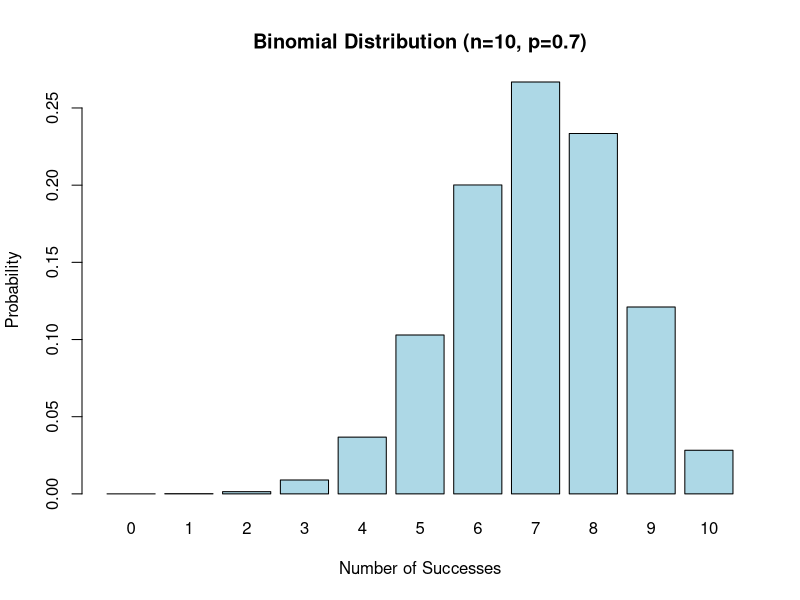
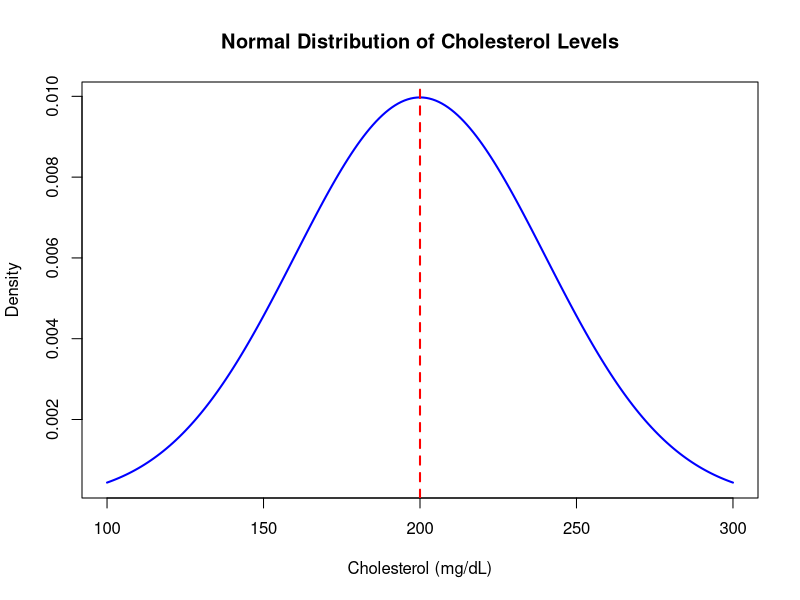
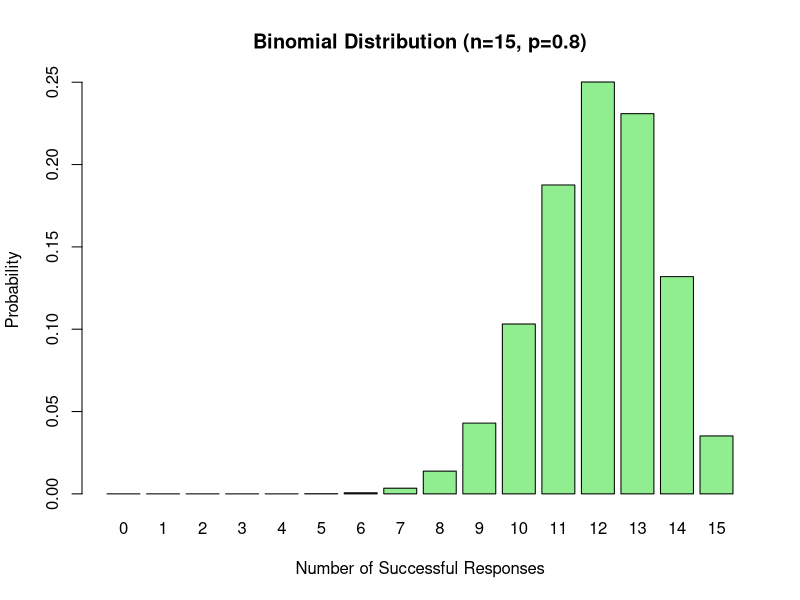
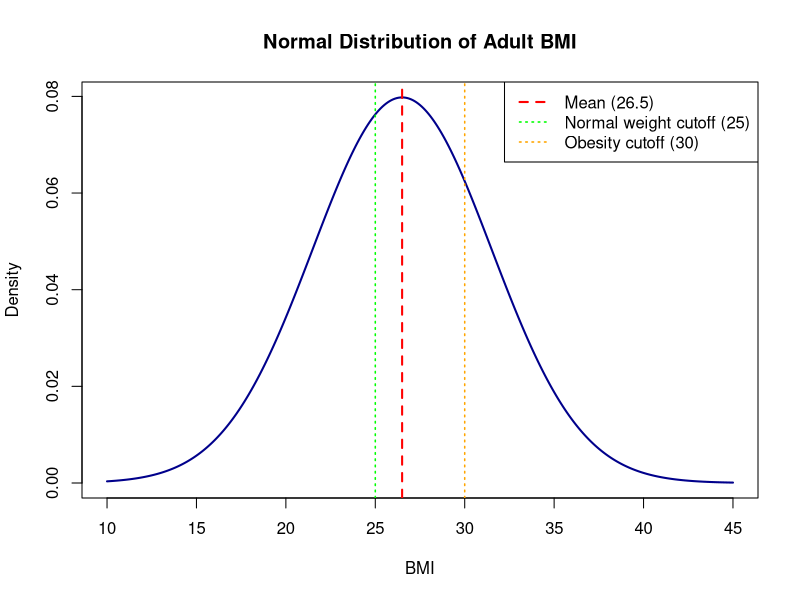

Generate these figures, in order, with R:
# Name: Week 2 Lab Code
# Date: Fall 2025
# Lab: Week 2 - R Basics and Probability
# H524 Introduction to Biostatistics

# ============================================================================
# PART 1: R AS A CALCULATOR
# ============================================================================

# Exercise 1.1: Basic Arithmetic

# Addition
5 + 3

# Subtraction
10 - 4

# Multiplication
6 * 7

# Division
20 / 4

# Exponentiation (power)
2^3

# Order of operations (PEMDAS applies!)
(5 + 3) * 2

# Square root
sqrt(16)

# Absolute value
abs(-10)

# Try it yourself: Calculate average of three blood pressure readings
(120 + 140 + 135) / 3

# Exercise 1.2: Storing Values in Variables

# Store a single number
age <- 45
age

# Store a calculation result
bmi_numerator <- 75  # weight in kg
bmi_denominator <- 1.7^2  # height in meters, squared
bmi <- bmi_numerator / bmi_denominator
bmi

# Round to 1 decimal place
round(bmi, 1)

# Practice: Blood pressure variables
systolic <- 120
diastolic <- 80
mean_arterial_pressure <- (systolic + diastolic) / 2
mean_arterial_pressure

# ============================================================================
# PART 2: WORKING WITH VECTORS (LISTS OF NUMBERS)
# ============================================================================

# Exercise 2.1: Creating Vectors

# Ages of 5 patients
ages <- c(25, 34, 45, 52, 38)
ages

# How many patients?
length(ages)

# What's the average age?
mean(ages)

# What's the oldest patient's age?
max(ages)

# What's the youngest?
min(ages)

# Exercise 2.2: More Vector Operations

# Systolic blood pressure readings from 7 patients
systolic_bp <- c(120, 135, 142, 118, 160, 125, 138)

# Basic statistics
mean(systolic_bp)
median(systolic_bp)
sd(systolic_bp)  # standard deviation
min(systolic_bp)
max(systolic_bp)
range(systolic_bp)  # gives min and max

# Sort the values
sort(systolic_bp)

# How many readings?
length(systolic_bp)

# Sum of all readings
sum(systolic_bp)

# Practice: Cholesterol readings
cholesterol <- c(180, 220, 195, 240, 175, 210)
mean(cholesterol)
median(cholesterol)
sd(cholesterol)

# Exercise 2.3: Accessing Specific Values

# Our blood pressure data
systolic_bp <- c(120, 135, 142, 118, 160, 125, 138)

# Get the first value
systolic_bp[1]

# Get the third value
systolic_bp[3]

# Get the last value
systolic_bp[length(systolic_bp)]

# Get the first three values
systolic_bp[1:3]

# Get values in positions 2, 4, and 6
systolic_bp[c(2, 4, 6)]

# ============================================================================
# PART 3: CREATING DATA FRAMES
# ============================================================================

# Exercise 3.1: Building a Simple Data Frame

# Create a small clinical trial dataset
patient_data <- data.frame(
  patient_id = c(1, 2, 3, 4, 5),
  age = c(45, 52, 38, 61, 47),
  gender = c("M", "F", "F", "M", "M"),
  systolic_bp = c(120, 135, 142, 118, 160),
  has_diabetes = c(FALSE, TRUE, FALSE, TRUE, FALSE)
)

# View the data
patient_data

# Look at the structure
str(patient_data)

# Get summary statistics
summary(patient_data)

# Exercise 3.2: Accessing Data Frame Columns

# Access a column using $
patient_data$age
patient_data$systolic_bp

# Calculate mean age
mean(patient_data$age)

# Calculate mean blood pressure
mean(patient_data$systolic_bp)

# Count how many have diabetes
sum(patient_data$has_diabetes)

# What proportion have diabetes?
mean(patient_data$has_diabetes)

# ============================================================================
# PART 4: INTRODUCTION TO PROBABILITY IN R
# ============================================================================

# Exercise 4.1: Simple Probability Calculations

# Total patients
total_patients <- 100

# Patients with diabetes
diabetes_patients <- 15

# Probability of diabetes
prob_diabetes <- diabetes_patients / total_patients
prob_diabetes

# Convert to percentage
prob_diabetes * 100

# Probability of NOT having diabetes
prob_no_diabetes <- 1 - prob_diabetes
prob_no_diabetes

# Exercise 4.2: Creating a 2x2 Table

# Create a 2x2 table (matrix in R)
# Rows: Disease status (Yes/No)
# Columns: Test result (Positive/Negative)

test_results <- matrix(
  c(85, 5,    # Disease Yes: 85 test+, 5 test-
    10, 900), # Disease No: 10 test+, 900 test-
  nrow = 2,
  byrow = TRUE,
  dimnames = list(
    Disease = c("Yes", "No"),
    Test = c("Positive", "Negative")
  )
)

# View the table
test_results

# Add row and column totals
addmargins(test_results)

# Exercise 4.3: Calculating Sensitivity and Specificity

# From our table above:
# True Positives (TP): disease Yes, test Positive
TP <- test_results[1, 1]

# False Negatives (FN): disease Yes, test Negative
FN <- test_results[1, 2]

# False Positives (FP): disease No, test Positive
FP <- test_results[2, 1]

# True Negatives (TN): disease No, test Negative
TN <- test_results[2, 2]

# Sensitivity: Pr(Test+ | Disease+)
sensitivity <- TP / (TP + FN)
cat("Sensitivity:", round(sensitivity * 100, 1), "%\n")

# Specificity: Pr(Test- | Disease-)
specificity <- TN / (TN + FP)
cat("Specificity:", round(specificity * 100, 1), "%\n")

# Positive Predictive Value: Pr(Disease+ | Test+)
PPV <- TP / (TP + FP)
cat("PPV:", round(PPV * 100, 1), "%\n")

# Negative Predictive Value: Pr(Disease- | Test-)
NPV <- TN / (TN + FN)
cat("NPV:", round(NPV * 100, 1), "%\n")

# ============================================================================
# PART 5: PROBABILITY DISTRIBUTIONS IN R
# ============================================================================

# Exercise 5.1: Binomial Distribution

# Scenario: A treatment has a 70% success rate. We treat 10 patients.

# Probability of exactly 7 successes
dbinom(7, size = 10, prob = 0.7)

# Probability of 7 OR MORE successes
# Method 1: Add them up
dbinom(7, 10, 0.7) + dbinom(8, 10, 0.7) +
  dbinom(9, 10, 0.7) + dbinom(10, 10, 0.7)

# Method 2: Use pbinom (much easier!)
pbinom(6, size = 10, prob = 0.7, lower.tail = FALSE)

# Expected number of successes
expected <- 10 * 0.7
expected

# Visualize the distribution
x <- 0:10  # Possible number of successes
probs <- dbinom(x, size = 10, prob = 0.7)

barplot(probs,
        names.arg = x,
        xlab = "Number of Successes",
        ylab = "Probability",
        main = "Binomial Distribution (n=10, p=0.7)",
        col = "lightblue")

# Exercise 5.2: Normal Distribution

# Scenario: Adult cholesterol levels are normally distributed
# with mean 200 mg/dL and SD 40 mg/dL.

# What proportion have cholesterol < 240 mg/dL?
pnorm(240, mean = 200, sd = 40)

# What proportion have cholesterol > 240 mg/dL?
pnorm(240, mean = 200, sd = 40, lower.tail = FALSE)

# What proportion have cholesterol between 180 and 220?
pnorm(220, 200, 40) - pnorm(180, 200, 40)

# What cholesterol level is at the 90th percentile?
qnorm(0.90, mean = 200, sd = 40)

# Visualize the distribution
x_values <- seq(100, 300, by = 1)
y_values <- dnorm(x_values, mean = 200, sd = 40)

plot(x_values, y_values,
     type = "l",
     xlab = "Cholesterol (mg/dL)",
     ylab = "Density",
     main = "Normal Distribution of Cholesterol Levels",
     col = "blue",
     lwd = 2)

# Add vertical line at the mean
abline(v = 200, col = "red", lty = 2, lwd = 2)

# ============================================================================
# PRACTICE PROBLEMS - SOLUTIONS
# ============================================================================

# ----------------------------------------------------------------------------
# Problem 1: Blood Pressure Analysis
# ----------------------------------------------------------------------------

# Seven patients have the following systolic blood pressure readings:
# 115, 128, 142, 135, 120, 155, 138

# a) Create a vector with these values
bp_readings <- c(115, 128, 142, 135, 120, 155, 138)

# b) Calculate the mean, median, and standard deviation
mean(bp_readings)
median(bp_readings)
sd(bp_readings)

# c) How many patients have high blood pressure (>= 140 mmHg)?
high_bp <- bp_readings >= 140
sum(high_bp)

# d) What proportion have high blood pressure?
mean(high_bp)
# Or: sum(high_bp) / length(bp_readings)

# ----------------------------------------------------------------------------
# Problem 2: Diagnostic Test
# ----------------------------------------------------------------------------

# A rapid flu test was given to 500 patients. The results were:
# - 40 patients had the flu and tested positive
# - 5 patients had the flu and tested negative
# - 30 patients didn't have the flu but tested positive
# - 425 patients didn't have the flu and tested negative

# a) Create a 2x2 matrix with these results
flu_test <- matrix(
  c(40, 5,      # Flu Yes: 40 test+, 5 test-
    30, 425),   # Flu No: 30 test+, 425 test-
  nrow = 2,
  byrow = TRUE,
  dimnames = list(
    Flu = c("Yes", "No"),
    Test = c("Positive", "Negative")
  )
)

flu_test
addmargins(flu_test)

# b) Calculate the sensitivity
TP <- flu_test[1, 1]
FN <- flu_test[1, 2]
sensitivity <- TP / (TP + FN)
cat("Sensitivity:", round(sensitivity * 100, 1), "%\n")

# c) Calculate the specificity
FP <- flu_test[2, 1]
TN <- flu_test[2, 2]
specificity <- TN / (TN + FP)
cat("Specificity:", round(specificity * 100, 1), "%\n")

# d) Calculate the PPV (positive predictive value)
PPV <- TP / (TP + FP)
cat("PPV:", round(PPV * 100, 1), "%\n")

# ----------------------------------------------------------------------------
# Problem 3: Treatment Success
# ----------------------------------------------------------------------------

# A new medication has an 80% success rate.
# A clinic treats 15 patients with this medication.

# a) What is the probability that exactly 12 patients respond successfully?
dbinom(12, size = 15, prob = 0.8)

# b) What is the probability that at least 12 patients respond successfully?
# "At least 12" means 12, 13, 14, or 15
pbinom(11, size = 15, prob = 0.8, lower.tail = FALSE)
# Or: sum(dbinom(12:15, size = 15, prob = 0.8))

# c) What is the expected number of successful responses?
expected_successes <- 15 * 0.8
expected_successes

# d) Create a barplot showing the probability distribution
x <- 0:15
probs <- dbinom(x, size = 15, prob = 0.8)

barplot(probs,
        names.arg = x,
        xlab = "Number of Successful Responses",
        ylab = "Probability",
        main = "Binomial Distribution (n=15, p=0.8)",
        col = "lightgreen")

# ----------------------------------------------------------------------------
# Problem 4: BMI Distribution
# ----------------------------------------------------------------------------

# Adult BMI is normally distributed with mean 26.5 and standard deviation 5.

# a) What proportion of adults have BMI < 25 (normal weight)?
pnorm(25, mean = 26.5, sd = 5)

# b) What proportion have BMI >= 30 (obese)?
pnorm(30, mean = 26.5, sd = 5, lower.tail = FALSE)

# c) What BMI value represents the 75th percentile?
qnorm(0.75, mean = 26.5, sd = 5)

# d) Plot the normal distribution curve
x_vals <- seq(10, 45, by = 0.1)
y_vals <- dnorm(x_vals, mean = 26.5, sd = 5)

plot(x_vals, y_vals,
     type = "l",
     xlab = "BMI",
     ylab = "Density",
     main = "Normal Distribution of Adult BMI",
     col = "darkblue",
     lwd = 2)

# Add vertical line at the mean
abline(v = 26.5, col = "red", lty = 2, lwd = 2)

# Add vertical lines at clinically relevant cutoffs
abline(v = 25, col = "green", lty = 3, lwd = 1.5)  # Normal/Overweight
abline(v = 30, col = "orange", lty = 3, lwd = 1.5) # Overweight/Obese

legend("topright",
       legend = c("Mean (26.5)", "Normal weight cutoff (25)", "Obesity cutoff (30)"),
       col = c("red", "green", "orange"),
       lty = c(2, 3, 3),
       lwd = c(2, 1.5, 1.5))

# ============================================================================
# SAVE YOUR WORK
# ============================================================================

# Save your workspace (all objects you created)
save.image("week2_lab.RData")

# To load it later:
# load("week2_lab.RData")
